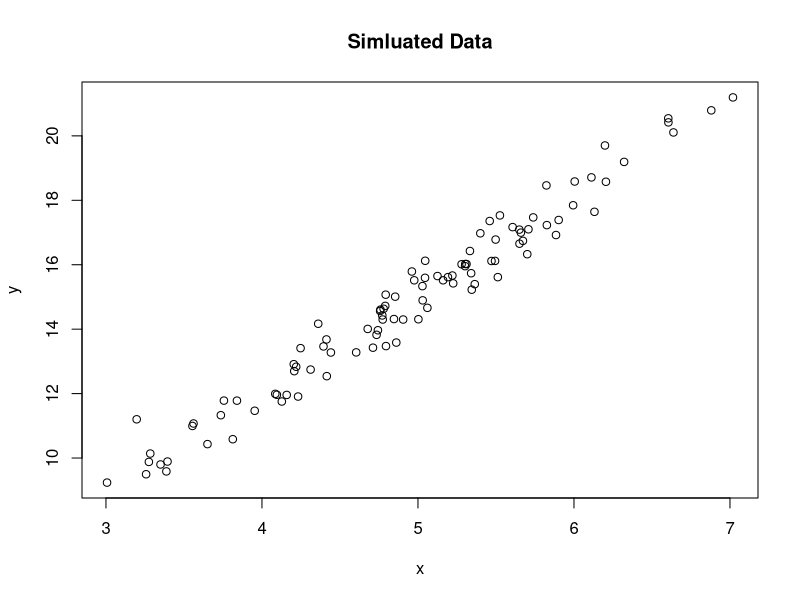

Generate this figure with R:
#simulate plot data
#Natalie Melkonoff
#nmelkonoff@email.arizona.edu
#2021-03-23

#simlulate data from normal distribution
x <- rnorm(n = 100, mean = 5)
y <- 3 * x + rnorm(n = 100, sd = 0.5)

#plot simulated data
plot(x = x, y = y, main = "Simluated Data")
